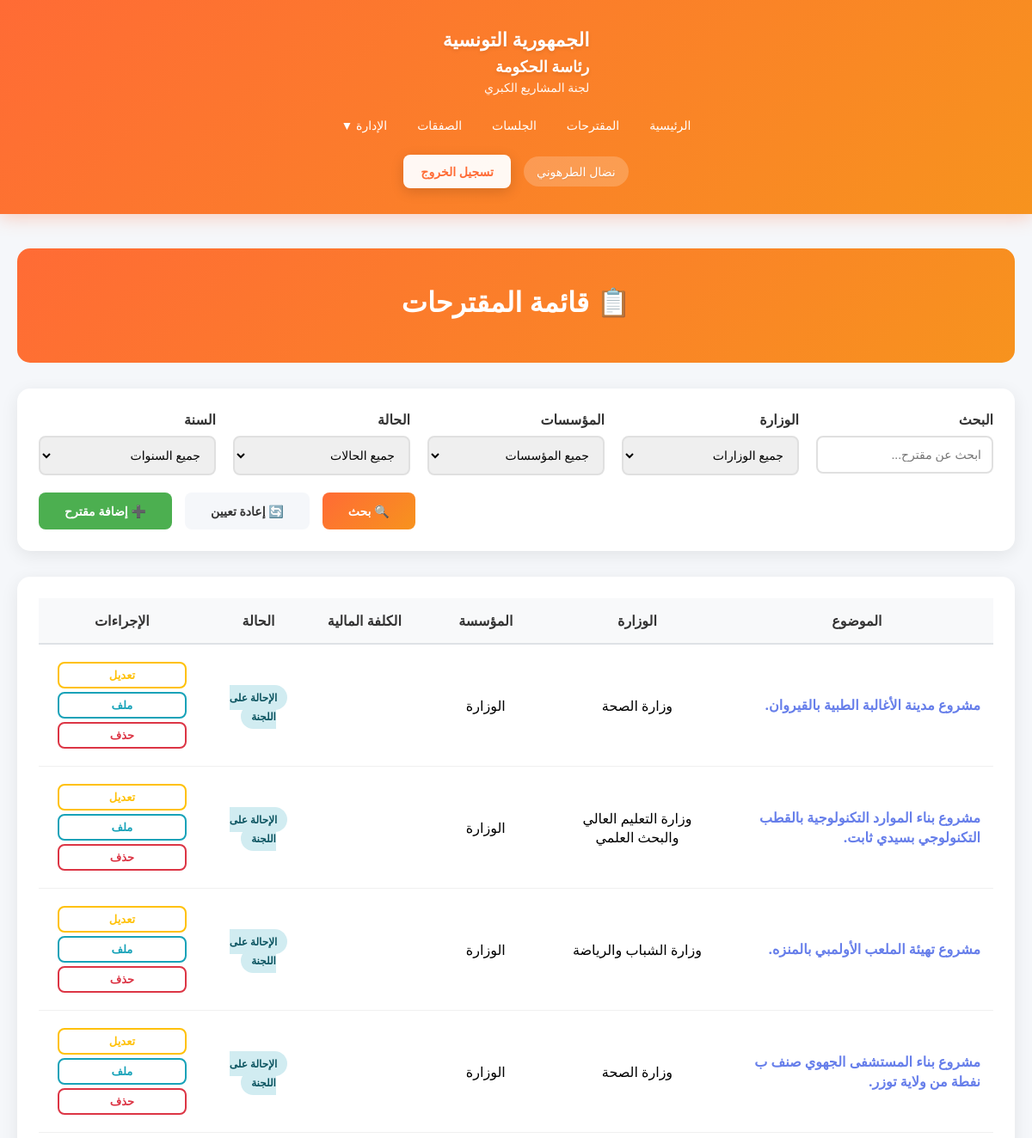
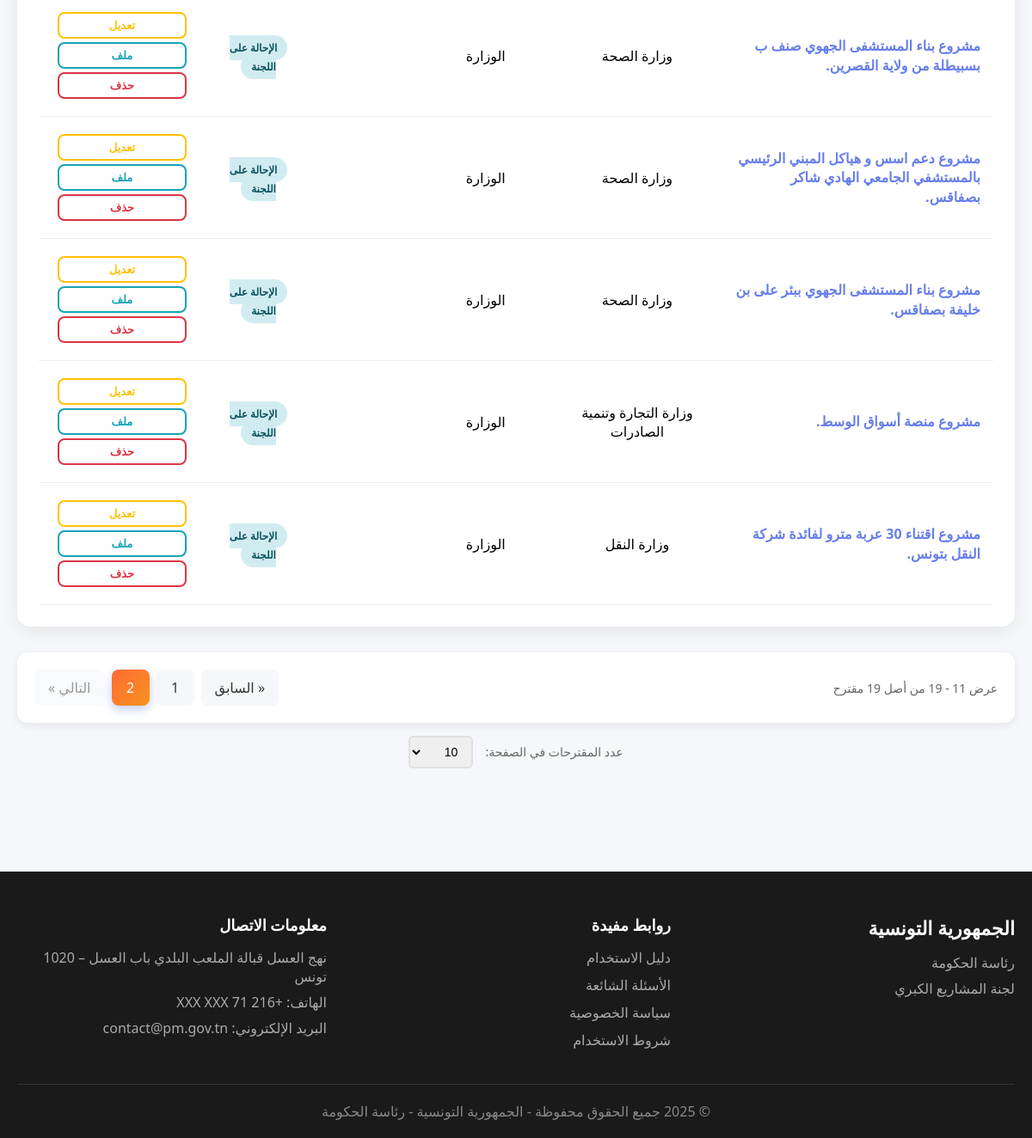
Page /Views/projets.php?page=2 (signed in) on the committed database (2 pictures, top to bottom).
### tables this page shows
CREATE TABLE `projet` (
  `idPro` int(11) NOT NULL,
  `idMinistere` int(11) NOT NULL,
  `idEtab` int(11) NOT NULL,
  `sujet` varchar(400) NOT NULL,
  `dateArrive` date NOT NULL,
  `procedurePro` varchar(30) NOT NULL,
  `cout` float NOT NULL,
  `id_Gov` int(11) NOT NULL,
  `proposition` varchar(400) NOT NULL,
  `idUser` int(11) NOT NULL,
  `etat` int(11) NOT NULL,
  `dateCreation` datetime NOT NULL
);

CREATE TABLE `ministere` (
  `idMinistere` int(11) NOT NULL,
  `libMinistere` varchar(300) NOT NULL,
  `adresseMinistere` varchar(300) NOT NULL,
  `idGov` int(11) NOT NULL
);

CREATE TABLE `etablissement` (
  `idEtablissement` int(11) NOT NULL,
  `libEtablissement` varchar(300) NOT NULL,
  `adrEtablissement` varchar(300) NOT NULL,
  `idMinistere` int(11) NOT NULL,
  `idGouvernement` int(11) NOT NULL
);

### Config/Permissions.php (called while the page is built, shortened)
<?php
class Permissions {
    public static function canCreateProjet() {
        $type = $_SESSION['user_type'] ?? 4;
        return in_array($type, [self::SUPER_ADMIN, self::ADMIN, self::RAPPORTEUR]);
    }
    public static function canEditProjet($projetUserId) {
        $type = $_SESSION['user_type'] ?? 4;
        if ($type == self::SUPER_ADMIN) {
            return true;
        }
        return false;
    }
    public static function canDeleteProjet($projetUserId) {
        return self::canEditProjet($projetUserId);
    }
    public static function getProjectsWhereClause() {
        $type = $_SESSION['user_type'] ?? 4;
        return "";
    }
}
?>

### Views/projets.php (the view, shortened to what this page needs)
<?php
    require_once '../Config/Permissions.php';
    $database = new Database();
    $db = $database->getConnection();
        $searchQuery = isset($_GET['search']) ? Security::sanitizeInput($_GET['search']) : '';
        $itemsPerPage = 10;
        $currentPage = isset($_GET['page']) ? max(1, intval($_GET['page'])) : 1;
        $offset = ($currentPage - 1) * $itemsPerPage;
        $sqlCount = "SELECT COUNT(*) as total
            FROM projet p
            LEFT JOIN ministere m ON p.idMinistere = m.idMinistere
            LEFT JOIN etablissement e ON p.idEtab = e.idEtablissement
            LEFT JOIN user u ON p.idUser = u.idUser
            WHERE 1=1";
        $sqlCount .= Permissions::getProjectsWhereClause();
        $stmtCount = $db->prepare($sqlCount);
        $stmtCount->execute();
        $totalItems = $stmtCount->fetch(PDO::FETCH_ASSOC)['total'];
        $totalPages = ceil($totalItems / $itemsPerPage);
        $sql = "SELECT p.*, m.libMinistere, e.libEtablissement, u.nomUser,
                CASE
                    WHEN p.etat = 0 THEN 'بصدد الدرس'
                    WHEN p.etat = 1 THEN 'الإحالة على اللجنة'
                    WHEN p.etat = 2 THEN 'الموافقة'
                    WHEN p.etat = 3 THEN 'عدم الموافقة'
                    ELSE 'غير معروف'
                END as etatLib,
                (SELECT idDoc FROM document WHERE idPro = p.idPro AND type = 1 LIMIT 1) as docMuqtarahId,
                (SELECT cheminAcces FROM document WHERE idPro = p.idPro AND type = 1 LIMIT 1) as cheminAccesMuqtarah,
                (SELECT cheminAcces FROM document WHERE idPro = p.idPro AND type = 11 LIMIT 1) as cheminAccesTaqrir,
                (SELECT idDoc FROM document WHERE idPro = p.idPro AND type = 11 LIMIT 1) as docTaqrirId
                FROM projet p
                LEFT JOIN ministere m ON p.idMinistere = m.idMinistere
                LEFT JOIN etablissement e ON p.idEtab = e.idEtablissement
                LEFT JOIN user u ON p.idUser = u.idUser
                WHERE 1=1";
        $sql .= Permissions::getProjectsWhereClause();
        $sql .= " ORDER BY p.dateCreation DESC LIMIT :limit OFFSET :offset";
        $stmt = $db->prepare($sql);
        $stmt->bindParam(':limit', $itemsPerPage, PDO::PARAM_INT);
        $stmt->bindParam(':offset', $offset, PDO::PARAM_INT);
        $stmt->execute();
        $projets = $stmt->fetchAll(PDO::FETCH_ASSOC);
        function buildPaginationUrl($page) {
            $params = $_GET;
            $params['page'] = $page;
            return 'projets.php?' . http_build_query($params);
        }
        if (isset($_GET['items_per_page']) && $_GET['items_per_page'] === 'all') {
            $itemsPerPage = 999999;
            $showAll = true;
        } else {
            $itemsPerPage = isset($_GET['items_per_page']) ? min(100, max(10, intval($_GET['items_per_page']))) : 10;
        }
        $currentPage = isset($_GET['page']) ? max(1, intval($_GET['page'])) : 1;
?>
<!DOCTYPE html>
<html lang="ar" dir="rtl">
<head>
    <link rel="stylesheet" href="../assets/css/style.css">
</head>
<body>
    <?php include 'includes/header.php'; ?>
    <section class="content-section" style="padding: 40px 0;">
        <div class="container">
            <div class="admin-header">
                <h2>📋 قائمة المقترحات</h2>
            </div>
             <div class="filters-section">
                <form method="GET">
                    <div class="filters-grid">
                        <div class="filter-group">
                            <label>البحث</label>
                            <input type="text" name="search" placeholder="ابحث عن مقترح..." value="<?php echo htmlspecialchars($searchQuery); ?>">
                        </div>
                        <div class="filter-group">
                            <label>الوزارة</label>
                            <select name="ministere">
                                <option value="">جميع الوزارات</option>
                            </select>
                        </div>
                        <div class="filter-group">
                            <label>المؤسسات</label>
                            <select name="ministere">
                                <option value="">جميع المؤسسات</option>
                            </select>
                        </div>
                        <div class="filter-group">
                            <label>الحالة</label>
                            <select name="etat">
                                <option value="">جميع الحالات</option>
                            </select>
                        </div>
                        <div class="filter-group">
                            <label>السنة</label>
                            <select name="year">
                                <option value="">جميع السنوات</option>
                            </select>
                        </div>
                    </div>
                    <div class="filter-actions">
                        <button type="submit" class="btn btn-primary">🔍 بحث</button>
                        <a href="projets.php" class="btn btn-secondary">🔄 إعادة تعيين</a>
                        <?php if (Permissions::canCreateProjet()): ?>
                            <button type="button" class="btn btn-success" id="btnOpenModal">➕ إضافة مقترح</button>
                        <?php endif; ?>
                    </div>
                </form>
            </div>
            <div class="projects-table">
                <?php if (count($projets) > 0): ?>
                    <table>
                        <thead>
                            <tr>
                                <th>الموضوع</th>
                                <th>الوزارة</th>
                                <th>المؤسسة</th>
                                <th>الكلفة المالية</th>
                                <th>الحالة</th>
                                <th>الإجراءات</th>
                            </tr>
                        </thead>
                        <tbody>
                            <?php foreach ($projets as $projet): ?>
                                <tr>
                                    <td style="text-align: right;">
                                        <a href="javascript:void(0)"
                                        onclick="openDetailsModal(<?php echo $projet['idPro']; ?>)"
                                        style="color: #667eea; text-decoration: none; font-weight: 600; cursor: pointer; transition: color 0.3s;"
                                        onmouseover="this.style.color='#764ba2'"
                                        onmouseout="this.style.color='#667eea'">
                                            <?php echo htmlspecialchars(substr($projet['sujet'], 0, 300)); ?>
                                        </a>
                                    </td>
                                    <td><?php echo htmlspecialchars($projet['libMinistere']); ?></td>
                                    <td><?php echo htmlspecialchars($projet['libEtablissement']); ?></td>
                                    <td></td>
                                    <td>
                                        <span class="badge <?php
                                            switch($projet['etat']) {
                                                case 1: echo 'badge-processing'; break;
                                            }
                                        ?>">
                                            <?php echo $projet['etatLib']; ?>
                                        </span>
                                    </td>
                                    <td>
                                        <div class="actions-container">
                                            <?php if (Permissions::canEditProjet($projet['idUser'])): ?>
                                                <button onclick="openEditModal(<?php echo $projet['idPro']; ?>)"
                                                        class="btn-action btn-edit"
                                                        title="تعديل المقترح">
                                                        تعديل
                                                </button>
                                                <button onclick="openAddFileModal(<?php echo $projet['idPro']; ?>)"
                                                        class="btn-action btn-add-file"
                                                        title="إضافة ملف جديد">
                                                    ملف
                                                </button>
                                            <?php endif; ?>
                                            <?php if (Permissions::canDeleteProjet($projet['idUser'])): ?>
                                                <button onclick="confirmDelete(<?php echo $projet['idPro']; ?>)"
                                                        class="btn-action btn-delete"
                                                        title="حذف المقترح">
                                                    حذف
                                                </button>
                                            <?php endif; ?>
                                        </div>
                                    </td>
                                </tr>
                            <?php endforeach; ?>
                        </tbody>
                    </table>
                <?php else: ?>
                    <p style="text-align: center; padding: 40px; color: #666;">لا توجد مقترحات</p>
                <?php endif; ?>
            </div>
                <?php if ($totalPages > 1): ?>
                    <div class="pagination-container">
                        <div class="pagination-info">
                            عرض <?php echo (($currentPage - 1) * $itemsPerPage) + 1; ?> -
                            من أصل <?php echo $totalItems; ?> مقترح
                        </div>
                        <ul class="pagination">
                            <li class="<?php echo $currentPage <= 1 ? 'disabled' : ''; ?>">
                                <?php if ($currentPage > 1): ?>
                                    <a href="<?php echo buildPaginationUrl($currentPage - 1); ?>">« السابق</a>
                                <?php else: ?>
                                    <span>« السابق</span>
                                <?php endif; ?>
                            </li>
                            <?php
                            $range = 2;
                            for ($i = max(1, $currentPage - $range); $i <= min($totalPages, $currentPage + $range); $i++) {
                                if ($i == $currentPage) {
                                    echo '<li class="active"><span>' . $i . '</span></li>';
                                } else {
                                    echo '<li><a href="' . buildPaginationUrl($i) . '">' . $i . '</a></li>';
                                }
                            }
                            ?>
                            <li class="<?php echo $currentPage >= $totalPages ? 'disabled' : ''; ?>">
                                <?php if ($currentPage < $totalPages): ?>
                                    <a href="<?php echo buildPaginationUrl($currentPage + 1); ?>">التالي »</a>
                                <?php else: ?>
                                    <span>التالي »</span>
                                <?php endif; ?>
                            </li>
                        </ul>
                    </div>
                    <?php endif; ?>
                    <div class="items-per-page" style="margin-top: 15px; text-align: center;">
                        <label style="color: #666; font-size: 14px; margin-left: 10px;">عدد المقترحات في الصفحة:</label>
                        <select id="itemsPerPageSelect" style="padding: 8px 12px; border: 2px solid #e0e0e0; border-radius: 6px; font-size: 14px;">
                            <option value="10" <?php echo (!isset($_GET['items_per_page']) || $_GET['items_per_page'] == 10) ? 'selected' : ''; ?>>10</option>
                        </select>
                    </div>
        </div>
    </section>
     <?php include 'includes/footer.php'; ?>
</body>
</html>

### assets/CSS/style.css (style rules this page uses)
* { margin: 0; padding: 0; box-sizing: border-box; }
body { font-family: 'Segoe UI', Tahoma, Geneva, Verdana, sans-serif; background: #f5f7fa; direction: rtl; }
.container { max-width: 1400px; margin: 0 auto; padding: 0 20px; }
.content-section { padding: 60px 0; }
table { width: 100%; border-collapse: collapse; }
th { background: #f8f9fa; padding: 15px; text-align: center; font-weight: 600; color: #333; border-bottom: 2px solid #dee2e6; }
td { padding: 15px; text-align: center; border-bottom: 1px solid #f0f0f0; }
table th:nth-child(1), table td:nth-child(1) { width: 20%; max-width: 200px; }
table th:nth-child(2), table td:nth-child(2) { width: 15%; }
table th:nth-child(6), table td:nth-child(6) { width: 12%; }

### Views/includes/header.php (style rules this page uses)
.container { max-width: 1400px; margin: 0 auto; padding: 0 20px; }

### rows in the picture
projet: sujet "مشروع مدينة الأغالبة الطبية بالقيروان.", idMinistere.libMinistere "وزارة الصحة", idEtab.libEtablissement "الوزارة", etatLib "الإحالة على اللجنة"
projet: sujet "مشروع بناء الموارد التكنولوجية بالقطب التكنولوجي بسيدي ثابت.", idMinistere.libMinistere "وزارة التعليم العالي والبحث العلمي", idEtab.libEtablissement "الوزارة", etatLib "الإحالة على اللجنة"
projet: sujet "مشروع تهيئة الملعب الأولمبي بالمنزه.", idMinistere.libMinistere "وزارة الشباب والرياضة", idEtab.libEtablissement "الوزارة", etatLib "الإحالة على اللجنة"
projet: sujet "مشروع بناء المستشفى الجهوي صنف ب نفطة من ولاية توزر.", idMinistere.libMinistere "وزارة الصحة", idEtab.libEtablissement "الوزارة", etatLib "الإحالة على اللجنة"
projet: sujet "مشروع بناء المستشفى الجهوي صنف ب بسبيطلة من ولاية القصرين.", idMinistere.libMinistere "وزارة الصحة", idEtab.libEtablissement "الوزارة", etatLib "الإحالة على اللجنة"
projet: sujet "مشروع دعم اسس و هياكل المبني الرئيسي بالمستشفي الجامعي الهادي شاكر بصفاقس.", idMinistere.libMinistere "وزارة الصحة", idEtab.libEtablissement "الوزارة", etatLib "الإحالة على اللجنة"
projet: sujet "مشروع بناء المستشفى الجهوي ببئر على بن خليفة بصفاقس.", idMinistere.libMinistere "وزارة الصحة", idEtab.libEtablissement "الوزارة", etatLib "الإحالة على اللجنة"
projet: sujet "مشروع منصة أسواق الوسط.", idMinistere.libMinistere "وزارة التجارة وتنمية الصادرات", idEtab.libEtablissement "الوزارة", etatLib "الإحالة على اللجنة"
projet: sujet "مشروع اقتناء 30 عربة مترو لفائدة شركة النقل بتونس.", idMinistere.libMinistere "وزارة النقل", idEtab.libEtablissement "الوزارة", etatLib "الإحالة على اللجنة"

### other values in the picture
$_SESSION['user_name'] "نضال الطرهوني"
